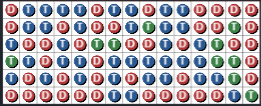
#> input picture DragonData.png, 261 x 106 px
$ python tesseracttest.py
#> lines starting #> are read from the running program, lines starting #| are printed output that depends on the picture
import cv2
import numpy as np
from PIL import Image
from math import sqrt

# Load the image and convert it to grayscale
image_path = "DragonData.png"
image = Image.open(image_path)
#> image is the input picture: PIL image 261x106 RGBA; mean R, G, B, A 179.1, 172.4, 178.2, 255
image_rgb = image.convert("RGB")
image_np = np.array(image_rgb)
gray_image = cv2.cvtColor(image_np, cv2.COLOR_RGB2GRAY)
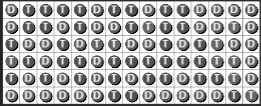
#> gray_image: shape (106, 261); min 0, max 255, mean 175.1

# Use HoughCircles to detect circles in the image
circles = cv2.HoughCircles(
    gray_image,
    cv2.HOUGH_GRADIENT,
    dp=1.2,  # Inverse ratio of the accumulator resolution to the image resolution
    minDist=20,  # Minimum distance between detected centers
    param1=50,  # Higher threshold for Canny edge detector
    param2=30,  # Accumulator threshold for circle detection
    minRadius=10,  # Minimum circle radius
    maxRadius=30  # Maximum circle radius
)
#> circles = 33 rows, first 8: [46.2, 52.2, 29.32], [168.6, 42.6, 29.32], [119.4, 42.6, 28], [90.6, 42.6, 29.32], [143.4, 36.6, 29.32], [222.6, 47.4, 28], [66.6, 42.6, 29.32], [217.8, 75, 29.32]

# If circles are detected, process them
circle_colors_detected = []
if circles is not None:
    circles = np.round(circles[0, :]).astype("int")
#> circles = 33 rows, first 8: [46, 52, 29], [169, 43, 29], [119, 43, 28], [91, 43, 29], [143, 37, 29], [223, 47, 28], [67, 43, 29], [218, 75, 29]

    # Sort circles by their x positions to identify columns
    circles = sorted(circles, key=lambda c: c[0])
#> circles = 33 items, first 6: [7, 39, 13], [22, 25, 17], [23, 73, 19], [25, 49, 20], [46, 52, 29], [46, 77, 27]

    # Get the x-coordinate of the last column
    last_column_x = circles[-1][0]
#> last_column_x = 245

    # Filter circles that are in the last column (based on x-coordinate proximity)
    last_column_circles = [c for c in circles if abs(c[0] - last_column_x) < 10]
#> last_column_circles = [[239, 79, 16], [245, 55, 15]]

    # Sort the last column circles by their y-coordinate to get them vertically
    last_column_circles = sorted(last_column_circles, key=lambda c: c[1])
#> last_column_circles = [[245, 55, 15], [239, 79, 16]]

    # Define the expected circle colors for mapping.
    circle_colors = {
        'D': (255, 0, 0),   # Red for 'D'
        'I': (0, 0, 255),   # Blue for '1'
        'T': (0, 255, 0)    # Green for 'T'
    }

    # Function to calculate the Euclidean distance between two RGB colors
    def color_distance(c1, c2):
        return sqrt(sum((c1[i] - c2[i]) ** 2 for i in range(3)))

    # Function to identify the closest color from the defined circle colors.
    def get_closest_circle_color(color):
        closest_color = min(circle_colors, key=lambda k: color_distance(color, circle_colors[k]))
        return closest_color

    # Analyze the last column circles and extract their colors
    for c in last_column_circles:
        x, y, r = c  # Circle center coordinates (x, y) and radius (r)
        # Define the bounding box for the circle area
        x_start = max(0, x - r)
        x_end = min(image_rgb.width, x + r)
        y_start = max(0, y - r)
        y_end = min(image_rgb.height, y + r)

        # Crop the region around the circle
        region = image_rgb.crop((x_start, y_start, x_end, y_end))
        colors = region.getcolors(maxcolors=1000)

        # Get the most common color in the region (assumes circle occupies most of the area)
        most_common_color = max(colors, key=lambda item: item[0])[1] if colors else (0, 0, 0)
        detected_color = get_closest_circle_color(most_common_color)

        # Append the detected color as a character ('D', '1', or 'T')
        circle_colors_detected.append(detected_color)
#> this loop made 2 passes
#> (x, y, r, x_start, x_end, y_start, y_end, most_common_color) on passes 1 to 2: (245, 55, 15, 230, 260, 40, 70, (255, 255, 255)), (239, 79, 16, 223, 255, 63, 95, (255, 255, 255))
#> pass 1, `region = image_rgb.crop((x_start, y_start, x_end, y_end))`:
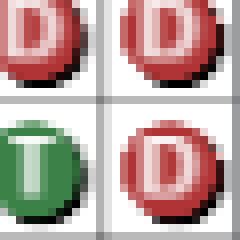
#> region: PIL image 30x30 RGB (shown 8 times larger); mean R, G, B 188, 165.3, 160.2
#> pass 2, `region = image_rgb.crop((x_start, y_start, x_end, y_end))`:
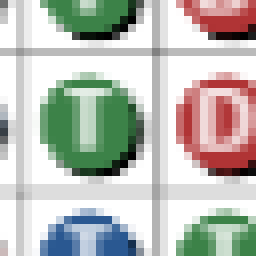
#> region: PIL image 32x32 RGB (shown 8 times larger); mean R, G, B 187.2, 189, 182.1
#> after the loop, circle_colors_detected = ['D', 'D']

# Return the last two detected circle values
last_2_circle_values = circle_colors_detected[-2:]
#> last_2_circle_values = ['D', 'D']

print(circle_colors_detected)
#| ['D', 'D']

print(last_2_circle_values)
#| ['D', 'D']
